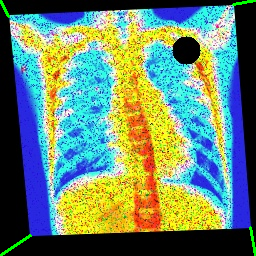
#> input picture test.png, 256 x 256 px
$ python -i r.py   (imports and definitions only)
#> lines starting #> are read from the running program, lines starting #| are printed output that depends on the picture; after the words box and inside, x2 and y2 are one past the last pixel; in counts of white or black regions, pixels touching at a corner belong together
#> further down, picture is the input picture: shape (256, 256, 3); mean B, G, R 112.9, 135.7, 107.1
import cv2
import numpy as np


def identify_R(image):
    # Convert to HSV color space
    hsv = cv2.cvtColor(image, cv2.COLOR_BGR2HSV)
#> hsv: shape (256, 256, 3); mean H, S, V 60.1, 162.6, 171.5

    lower_violet = np.array([135, 50, 50])
    upper_violet = np.array([155, 255, 255])

    # Create mask for the violet color
    mask = cv2.inRange(hsv, lower_violet, upper_violet)
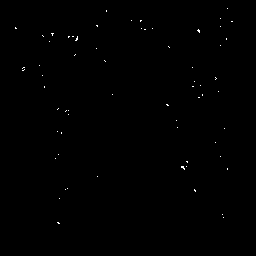
#> mask: shape (256, 256); 0.2% white in thin lines or dots, all inside (x1, y1, x2, y2) = (15, 8, 233, 224)

    # Find contours
    contours, _ = cv2.findContours(
        mask, cv2.RETR_TREE, cv2.CHAIN_APPROX_SIMPLE)
#> contours = 65 contours, all with area under 20

    blank_image = np.zeros_like(image)

    # Optional: Draw contours on the original image for visualization
    for cnt in contours:
        area = cv2.contourArea(cnt)
        if area > 5:  # Filter based on area, adjust according to your needs
            cv2.drawContours(blank_image, [cnt], -1, (0, 255, 0), 3)
#> this loop made 65 passes
#> (cnt, area) on passes 1, 2, 3, 4, 5, 6, 7, 8, 9, 10, 12, 13: ([[57, 222], [58, 223], [59, 223], [58, 222]], 1), ([[223, 217]], 0), ([[222, 214]], 0), ([[59, 198]], 0), ([[194, 189], [194, 190], [195, 191], [195, 190]], 1), ([[65, 189]], 0), ([[67, 188]], 0), ([[97, 176]], 0), ([[227, 168], [227, 169]], 0), ([[186, 166]], 0), ([[186, 161], [187, 162], [187, 161]], 0.5), ([[55, 158]], 0)
#> area on passes 11, 48, 52: 3.5, 2.5, 1
#> blank_image: shape (256, 256, 3); every value is 0

    cv2.imshow('Contours on Blank Image', blank_image)
    cv2.waitKey(0)
    cv2.destroyAllWindows()

>>> import cv2
>>> picture = cv2.imread('test.png')
>>> result = identify_R(picture)
